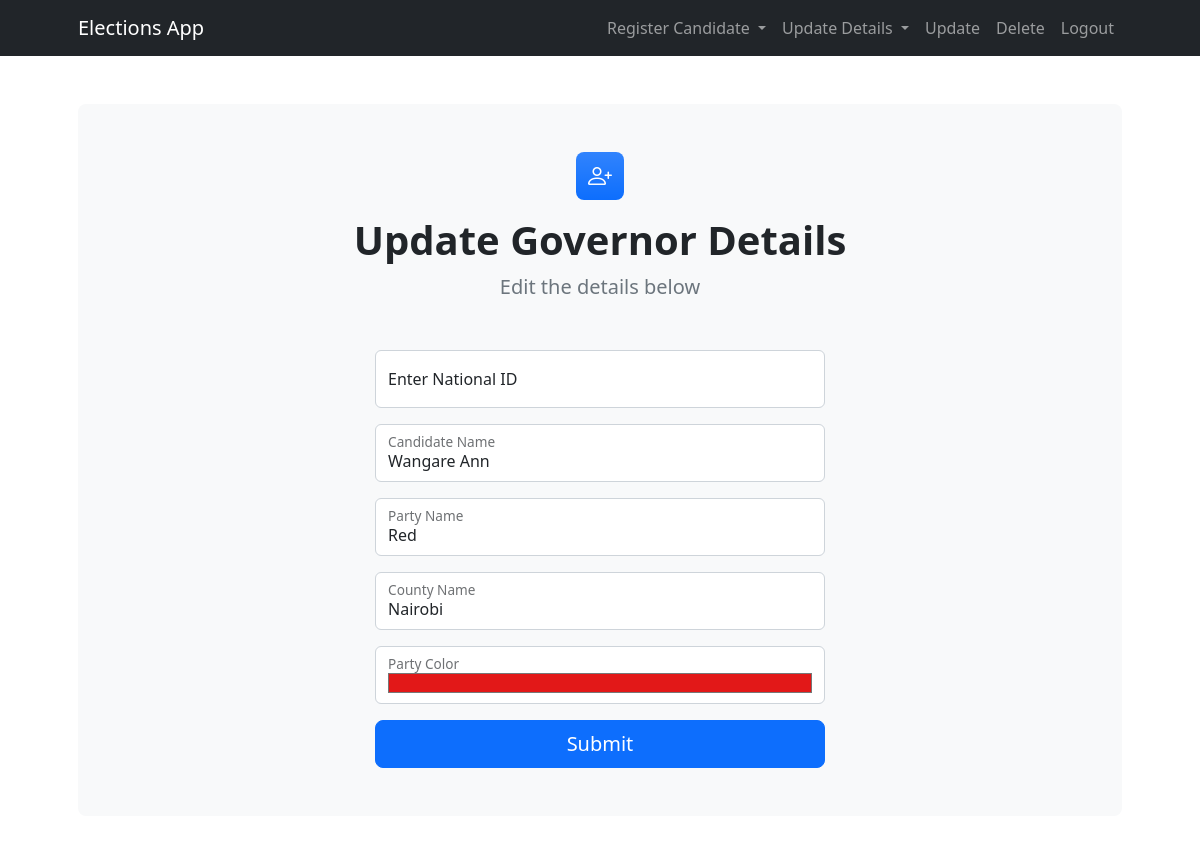
The app's page /admin/update/governor/34293581, older data.
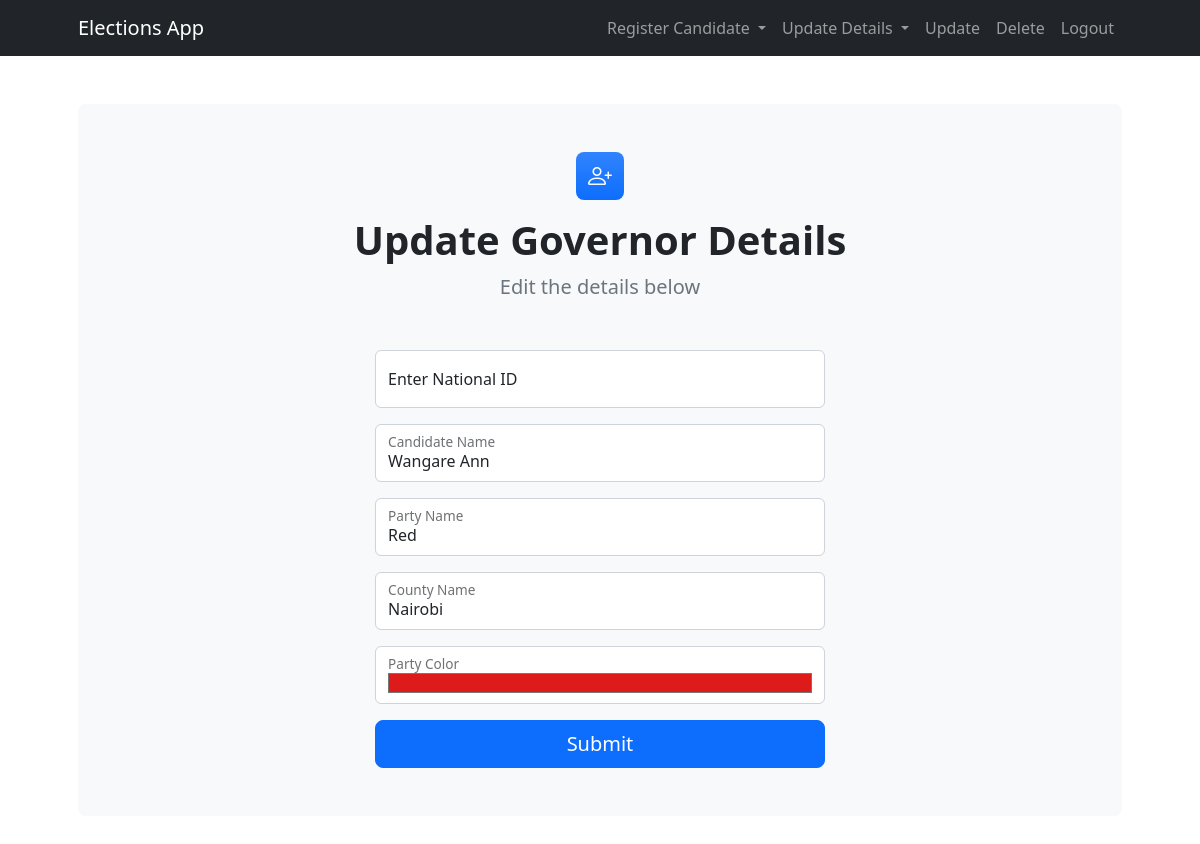
The same page, newer data.
### app/models.py (models this page shows)
class Governor(db.Model):
    id = db.Column(db.Integer, primary_key=True)
    national_id = db.Column(db.String(20), unique=True, nullable=False)
    name = db.Column(db.String(100), nullable=False)
    party_name = db.Column(db.String(100), nullable=False)
    county = db.Column(db.String(50), nullable=False)
    party_color = Column(String(20), nullable=False)

### app/routes.py (the view, shortened to what this page needs)
@app.route('/admin/update/governor/<national_id>', methods=['GET', 'POST'])
def update_governor(national_id):
    governor = Governor.query.filter_by(national_id=national_id).first()
    success_message = None  # Initialize success message flag
    return render_template('update_governor.html', governor=governor, success_message=success_message)

### app/templates/update_governor.html (shortened to what the changed rows need)
<!DOCTYPE html>
<html lang="en">
<head>
    <link href="https://cdn.jsdelivr.net/npm/bootstrap@5.2.3/dist/css/bootstrap.min.css" rel="stylesheet">
    <link href="https://cdn.jsdelivr.net/npm/bootstrap-icons@1.5.0/font/bootstrap-icons.css" rel="stylesheet">
    <link href="{{ url_for('static', filename='css/styles.css') }}" rel="stylesheet" />
</head>
<body class="d-flex flex-column h-100">
    <main class="flex-shrink-0">
        <section class="py-5">
            <div class="container px-5">
                <div class="bg-light rounded-3 py-5 px-4 px-md-5 mb-5">
                    <div class="text-center mb-5">
                        <h1 class="fw-bolder">Update Governor Details</h1>
                    </div>
                    <div class="row gx-5 justify-content-center">
                        <div class="col-lg-8 col-xl-6">
                            <form action="" method="POST">
                                <div class="form-floating mb-3">
                                    <input class="form-control" id="name" name="name" type="text" value="{{ governor.name }}" placeholder="Enter candidate's name...">
                                    <label for="name">Candidate Name</label>
                                </div>
                                <div class="form-floating mb-3">
                                    <input class="form-control" id="party_name" name="party_name" type="text" value="{{ governor.party_name }}" placeholder="Enter party name...">
                                    <label for="party_name">Party Name</label>
                                </div>
                                <div class="form-floating mb-3">
                                    <input class="form-control" id="county_name" name="county_name" type="text" value="{{ governor.county }}" placeholder="Enter county name...">
                                    <label for="county_name">County Name</label>
                                </div>
                                <div class="form-floating mb-3">
                                    <input class="form-control" id="party_color" name="party_color" type="color" value="{{ governor.party_color }}" required>
                                    <label for="party_color">Party Color</label>
                                </div>
                            </form>
                        </div>
                    </div>
                </div>
            </div>
        </section>
    </main>
</body>
</html>

Row changes from the older to the newer data that the page shows:
changed Governor "Wangare Ann": party_color "#e21818" → "#de1b1b"
